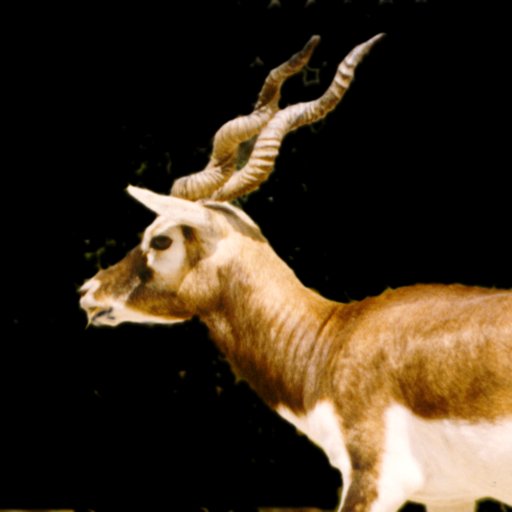
#> input picture numpy/blackbuck.png, 512 x 512 px
$ jupyter execute --allow-errors NumpyIntro.ipynb   (shell and % lines are left out)   (older library calls are emulated)
#> lines starting #> are read from the running program, lines starting #| are printed output that depends on the picture
# Numpy

[Numpy](https://www.numpy.org/) is the foundation of most of what you will do with scientific python. Modules like [scipy](https://www.scipy.org/) and [pandas](https://pandas.pydata.org/) are built on top of numpy, and it is the linga franca for most numerical work in python.

[cell 1]
import numpy as np

When you are first introduced to python, one of the big selling points is that it isn't statically typed. You can do things like

[cell 2]
a = 1
a = 'apple'
print(a)

And you don't get complaints from python about `a` being an integer. This is a _big_ advantage for python, and it works with collections as well

[cell 3]
myList = [1,
          3.,
          'Ian',
          [range(3)],
          {'not': 'a good idea'}
]
myList

Lists in python are about as general as they could be. This is very flexible and it lets you do some fancy things in Python, but it has a price. The Python interpreter can't make any assumptions about what will come next in a list; everything has to be treated as a generic object. Python does a good job of hiding the complexity of doing this, but as the lists get longer and more complex the overhead gets larger, and eventually perfomance becomes unacceptable.

One solution to this is to use a statically typed language like C[<sup>1</sup>](#fn1 "footnote and tooltip 1"). There the burden of figuring out object types is left to the programmer, and the compiler can be much more efficient operating on them. A good example would be an array of `double`s. In memory, these will be allocated contiguously so when you need to jump to the 1402th double, you can do it with very simple arithmetic. Python has a much harder time because the memory allocated for your list could be a horrible mixture of all the different things you've stuffed in there.

## The `ndarray`

Numpy attempts let you keep the advantages of Python without sacrificing the speed of static typing by adding the concept of homogenous collections to python: `ndarray`s. The `ndarray` is the foundational concept in numpy, it is an array object which represents a multidimensional, homogeneous array of fixed-size items and most commonly these items will be numbers.

```
%%timeit
for i in range(1000000):
    i*i
```
```
%timeit np.arange(1000000)**2
```

[cell 4]
for i in range(1000000):
    i*i

[cell 5]
np.arange(1000000)**2

`ndarray`s look like python lists, but they are fundamentally different, e.g.

[cell 6]
a = [1, 2, 3, 4]
b = [5, 6, 7, 8]
a+b

[cell 7]
na = np.array([1, 2, 3, 4])
nb = np.array([5, 6, 7, 8])
na + nb

`numpy` was able to assume that the things in the `ndarray` were the compatible types and vectorize the addition, if we want the same thing with python lists, we have to jump through some hoops

[cell 8]
[ i + j for i, j in zip(a, b) ]

Let's take a look at what makes up an `ndarray`.

[cell 9]
na = np.array([1,2,3,4,5])
na

`a` has the following attributes,

  * **ndim**: The number of dimensions
  * **shape**: A tuple giving the sizes of the dimensions
  * **size**: The total number of elements (product of the shape items)
  * **dtype**: The data type, int64, float64, complex128 etc.
  * **itemsize**: The size of individual elements in memory
  * **nbytes**: The total memory occupied by the ndarray
  * **strides**: Tuple of bytes to step in each dimension when traversing an array
  * **data**: The buffer storing the contiguous identically typed items

By knowing these attributes, numpy can use some of the same tricks that statically typed languges use because the Python interpreter can now infer the memory layout.

**Exercise**: Check the dtype of `a`.

[cell 10]
type(na)

[cell 11]
na.dtype

numpy has some convenience methods for creating new ndarrays. As you saw above, one way to create an ndarray is to pass a list with the values to `np.array`. Here are some others...

Using `np.array` directly

[cell 12]
a1 = np.array([0, 1, 1, 2, 3, 5, 8, 13])
a1

`np.arange` will generate numbers between limits

[cell 13]
a2 = np.arange(0, 100)
a2

#> (a cell that did not finish here is left out)

[cell 15]
a22 = np.arange(0, 10, dtype=np.float)
a22

`np.linspace` is extremely useful, you tell it where to start and stop and how many samples you need and linspace does the rest. Here we will create numbers 100 numbers between 0 (inclusive) and 1 (inclusive!), linearly spaced

[cell 16]
li1 = np.linspace(0, 1, 100)
li1

The `np.zeros` function will generate an `ndarray` full of zeros. The first argument is the shape which you can give as an integer (for 1d arrays) or a sequence (for n-dimensional arrays). You can also pass the `dtype=` argument to tell it what type of number you are looking for.

[cell 17]
# z1 100 integer zeros
z1 = np.zeros(100, dtype=np.int)
z1

[cell 18]
# z2 a 5,5 array of float64 zeros
z2 = np.zeros((5, 5), dtype=np.float64)
z2

The `np.ones` function does something similar, but with unit value

[cell 19]
# o1 100 integers ones
o1 = np.ones(100, dtype='float64')
o1

[cell 20]
# o2 a 5x5 ndarray of complex128 one values. First argument is shape sequence
o2 = np.ones((5, 5), dtype='complex128')
o2

The `np.eye` function genrates a 2D array with ones down the diagonal, zeros elsewhere

[cell 21]
# e1 a 5x5 array with ones down the diagonal
e1 = np.eye(5, dtype=np.float64)
e1

We'll come back to the `numpy.random` module later on, but it has some useful convenience methods. `np.random.randint` returns random integers. Take a look at the help on the method then create a name `r1` with an array of `4x5` random numbers between `0` and `10`.

[cell 22]
# r1 a 4x5 array of random integers between 0 & 10,
np.random.randint(0, 10, size=(4, 5))

## Indexing and Slicing

Now that we have some `ndarray`s to play with, lets look at using them. Of course, `ndarray`s are zero indexed

[cell 23]
a2

[cell 24]
# First element of a2
a2[0]

The usual negative number notation works for couting from the end

[cell 25]
# 2nd to last element of a2
a2[-2]

We can update `ndarray` in place by index

[cell 26]
a2[-1] = 0
a2[-1]

Slicing returns subarrays of the original `ndarray`. Crucially it does this inexpensively by returning a "view" on the data rather than copying it. This relies on numpy is using it's knowledge of the memory layout to return only the things you ask for and is a general tactic used by numpy, if it *can* return a view rather than a copy it *will*! If you really need a copy, try the `.copy()` method on `ndarrays`.

Slicing uses the same notation as core python: `[start:stop:step]` where `start` is inclusive and `stop` is exclusive.

[cell 27]
# Values between 3 and 19 of a2
a2[3:19]

[cell 28]
# Every third value between 3 and 19
a2[3:19:3]

Using negative is allowed for all three parts of the slice, but for the step you have to think a bit

[cell 29]
# Values between -10 and -2
a2[-10:-2]

[cell 30]
# Values between 10 and 0, reversed
a2[10:2:-1]

Notice that the first argument of the slice is still inclusive and the second is not. If we omit a value when specifying the slice `start` defaults to 0, `end` defaults to the last element and `step` defaults to 1.

[cell 31]
a2[::3]

For multi-dimensional arrays the indexing notation is similar

[cell 32]
b = np.arange(100)
b.shape = (10, 10)
b

How about row 0, column 3 (remember python is 0 indexed)

[cell 33]
b[0,3]

[cell 34]
b[:, -1]

Or the fifth column of the first two rows

[cell 35]
b[0:2, 4]

[cell 36]
b[0:2, 4:6]

[cell 37]
b[::2, 9]

## Reshaping Arrays

Sometimes it is convenient to reshape arrays. I did this above by setting the `.shape` attribute but numpy arrays also have a reshape method.

[cell 38]
c = np.arange(27)
c

`reshape` expects a sequence as the first argument (we gave a tuple) so

[cell 39]
d = c.reshape((3, 9))
d

Reshaping isn't enough to provoke numpy to copy the data, all it needs to do is make a new view on the same data

[cell 40]
d.base is c

[cell 41]
d.base

Another common reshaping task is to add dimension(s) to an existing array. numpy has a special `newaxis` object for this task. This is a powerful idea when combined with numpy's broadcasting rules (see later).

[cell 42]
e = np.arange(10)
e[:, np.newaxis]

[cell 43]
e[np.newaxis, np.newaxis, :]

## Stacking & Splitting ndarrays

You can combine general ndarrays with the `np.concatenate` and split them with `np.split`. There are also a number of convenience methods for commonly used shapes.

 * `hstack`
 * `vstack`
 * `hsplit`
 * `vsplit`

`hstack` is short for horizontal stack

[cell 44]
a = np.array([1, 2, 3, 4])
b = np.array([4, 3, 2, 1])

np.hstack((a, b))

For `2D` arrays this means we are joining columns

[cell 45]
np.hstack((a[np.newaxis, :].T, b[np.newaxis, :].T))

vstack does the equivalent thing but vertically stacking (along axis 0)

[cell 46]
np.vstack((a, b))

[cell 47]
np.vstack((a[:, np.newaxis], b[:, np.newaxis]))

In higher dimensions `concatenate` or `stack` should do what you need, but you need to manually tell it which axis to use for the stacking.

`np.split` goes in the opposite direction. It will try to produce sub-arrays of equal size. Again there are `hsplit` and `vsplit` variants for common use cases.

[cell 48]
np.split(np.arange(64).reshape((8, 8)), 2, axis=0)

[cell 49]
np.split(np.arange(64).reshape((8, 8)), 2, axis=1)

## Universal Functions (ufuncs)

The real reason for using numpy is so you can do numerical operations, _quickly_. Python uses a concenpt called `ufuncs` or universal function. A ufunc is a function which operates on `ndarrays` element-by-element. In other language a ufunc is a vectorized wrapper around a function which can transform one `ndarray` element-by-element to produce another. This element-by-element behaviour is fundamentally different from the usual python behaviour.

The key to writing fast numeric python code is: **Avoid for & while loops as far as you can, use numpy ufuncs as far as possible**

Lets start with basic arithmetic operations. Numpy can use it's internal broadcasting to do these quickly and efficiently

The usual operations are available

  * +: addition
  * -: subtraction
  * *: multiplication
  * /: division
  * //: integer division
  * **: power operator
  * %: modulo

Operations are element by element, and you can build up more complicated expressions

[cell 50]
la = np.linspace(0, 1, 100)

(la ** 2 + la) / (la + 1)

**Example**: Try to calculate the terms of this sum as an `ndarray`
$$
\sqrt{12}\sum_{k=0}^{10}\frac{(-3)^{-k}}{2k+1}
$$

*Hints*: Think term by term. `np.arange(10)` will give you an `ndarray` of k values, next raise `-3. * np.ones(k.shape)` to those powers. If you can calculate the terms you can use the `.sum()` method to sum them all up. How close to $\pi$ did you get?

[cell 51]
k = np.arange(11)
k

[cell 52]
a = (np.sqrt(12) * (-3.)**-k / (2*k + 1)).sum() - np.pi
a

[cell 53]
np.sqrt(12) * ((-3 * np.ones(len(k)))**-k / (2 * k + 1)).sum()

The operators we were using `+,-,/,...` actually correspond to functions (`ufuncs`)

|operator|function|description|
|--------|--------|-----------|
| + | np.add | Addition |
| - | np.subtract | Subtraction |
| - | np.negative | Unary negation |
| * | np.multiply | Multiplication |
| / | np.division | Ordinary floating point division |
| // | np.floor_divide | floor (integer) division |
| % | np.mod | Modulo/Remainder division |

You can use either syntax, but in the function notation there are lots more functions to play with e.g.

| function | description |
|----------|-------------|
| np.sin   | sin function |
| np.cos   | cos function |
| np.tan   | tan function |
| np.abs   | absolute value |
| np.exp   | exponential |
| np.log   | natural log |
| np.log2  | log base 2 |
| np.log10 | log base 10 |
|  ...     |    ...      |

[cell 54]
p1 = np.linspace(0, 2*np.pi, 25)
p2 = np.sin(p1)
p2

# p2 sin of p1

[cell 55]
q1 = np.linspace(0, 1, 10) + np.linspace(1, 2, 10)*1j
q1

[cell 56]
np.abs(q1)

## Aggregate Functions

Aggregate functions take an `ndarray` and reduce it along one (or more) axes. An example would be taking an array of numbers and calculating the mean value...

[cell 57]
r1 = np.linspace(0, 10, 100)
r1.mean()

But there are lots of aggregate functions

  * `min`: Minumum value
  * `max`: Maximum value
  * `sum`: Sum values
  * `prod`: Product of values
  * `mean`: Arthmetic mean
  * `std`: Standard deviation
  * `var`: Variance
  * `argmin`: indices of the minimum value
  * `argmax`: indices of the maximum value
  * `all`: is a condition true in all elements
  * `any`: is a condition true in any elements
  * `allclose`: All the values are within a small tolerance **really useful!**

The default is to reduce along all axes, if you want to reduce along a specific axis you can pass that as an argument (the axes you specify are the ones which get squashed)

[cell 58]
s1 = np.arange(50)
s2 = s1.reshape(5,10)
s2

[cell 59]
s2.mean()

[cell 60]
s2.mean(axis=0)

[cell 61]
s2.mean(axis=1)

For binary operations (e.g. addition) you can also do reduction, so starting from

[1, 3, 5, 7, 9]

`np.add.reduce` will add 1 to 3, add that to 5 and so on, ...

[cell 62]
t1 = np.arange(1, 10, 2)
t1

[cell 63]
np.add.reduce(t1)

N.B. In this case we used a function from the module and passed in our ndarray.

## Indexing with Booleans and "fancy" indexing

numpy has some more advanced tricks up it's sleeve when indexing. If we do a boolean test on an `ndarray` the result will be the same shape as the `ndarray` itself.

[cell 64]
u1 = np.linspace(0, 1, 100)

u1 < 0.5

numpy will let us use this to index arrays of the same shape (see also `np.where`)...

[cell 65]
u1[u1 < 0.5]

We can also do other things with the boolean values like `.count_nonzero` them, checking if `.all` values or `.any` values are true etc.

[cell 66]
np.count_nonzero(u1 < 0.25)

[cell 67]
np.any(u1 > 0.75)

[cell 68]
np.any(u1[u1 < 0.5] > 0.6)

**N.B. Logical/Boolean indexing will generally force a copy of the ndarray rather than a view because, in general, the sequence of True/False values can be irregular**.

### Fancy Indexing

Fancy Indexing is the idea of using another array of indices, it is useful when the combinations you want to select become a bit more complicated

[cell 69]
v1=np.arange(27)[::-1]
v1

[cell 70]
v1[[1, 4, 6]]

[cell 71]
v2 = v1.reshape(3,9)
v2

In higher dimensions think of zipping together the arguements, e.g. 1st row, 4th column, ...

[cell 72]
v2[[0, 1, 1], [3, 7, 8]]

*N.B. Fancy indexing usually creates copies of the `ndarray` because you usually can't reconstruct the selection with simple algebra*

## Broadcasting

`numpy` is at it's most efficient when it is operating element by element, but not all arrays are the same size. To work around this, `numpy` implements a set of rules under the name of `broadcasting` to make `ndarray`s conform whenever possible. This is great news, in that you don't have to worry about doing that yourself, but it is important to understand the rules so that you know how `numpy` will behave when combining differnt shaped `nbdarrays`. Conceptually, think of
```python
np.arange(10) * 5
```
`numpy` wants to operate element-by-element, but `5` isn't an `ndarray`, it's just a number. If we could prompte 5 to be a `1d` narray and put 5's in in every place `numpy` would be happy. This is the basic idea of broadcasting, in summary

1. Given two arrays of different dimensions, prepend 1, to the shape of the smaller array
1. Dimensions of size 1 are repeated (without copying)

[cell 73]
a = np.arange(15)
a = a.reshape(3, 5)
a

[cell 74]
b = np.arange(5)
b

Thinking through the rules manually, `b` has the smaller dimensions (1 vs. 2) so a dimension of length one will be prepended to `b`. `b` will then be repeated 3 times to conform with the shape of a.

[cell 75]
btmp = np.repeat(b[np.newaxis, :], 3, axis=0)
btmp

[cell 76]
a * btmp

Now again, but using the rules implicitly via broadcasting

[cell 77]
a * b

# Random

Numpy has a few important submodules but `np.random` is probably the most important. As you might expect, it lets you work with random numbers but it goes far beyond simple a few random integers. You can make random samples from `ndarray`s, shuffle and permute sequences, draw samples from 30+ distributions and you can do it all quickly! Of course these are going to be pseudo-random numbers.

`numpy.random` uses the concept of a `Generators` to implement sampling. The idea is you create a generator object then call methods on that generator to sample from the various distributions. The original `Generator` will normally get it's entropy from a (hopefully) reliable source then you can keep asking it for the `__next__` random elements distributed however you need.

[cell 78]
rng = np.random.default_rng(47)

Here we've seeded the `Generator` with a specific value so the results are reporoducible but normally you would just call `np.random.default_rng()` to get a random value from the OS. Now we can sample from various distributions

[cell 79]
rng.normal(5.0, 1.0, (64, 64))

The binomial distribution

[cell 80]
rng.binomial(10, .5, size=20)

5 random integers between 10 and 20, uniformly distributed

[cell 81]
rng.integers(10, 20, 5)

`np.random` also has functions for shuffling arrays in-place (`np.shuffle`) and selecting elements at random from `ndarrays` (`np.choice`)

[cell 82]
a = np.arange(10)
np.random.shuffle(a)
a

[cell 83]
a = np.arange(10)
np.random.choice(a, 3, replace=False)

You can also weight the selections in `np.choice` with probabilities. e.g. Here are the letter frequencies of ordinary english text.

[cell 84]
letter_freq = {' ': 0.19266420666588144,
 'e': 0.09680968984305797,
 't': 0.07140241019840815,
 'a': 0.06361581392196947,
 'o': 0.06183938572048604,
 'i': 0.05349452953695084,
 'n': 0.0521037201730283,
 'h': 0.051232447485652234,
 's': 0.049280151278754014,
 'r': 0.04524648142979075,
 'd': 0.03375374929612461,
 'l': 0.03124157971419029,
 'u': 0.02392934301198968,
 'm': 0.021518821910249234,
 'w': 0.020208685943305965,
 'c': 0.02004895261728702,
 'f': 0.016262143363080305,
 'y': 0.016250849087503207,
 'g': 0.013559584564274916,
 'p': 0.012933559003715817,
 ',': 0.012259129404969158,
 '.': 0.01200420147051468,
 'b': 0.011160357738111564,
 'v': 0.0076220225466009876,
 'k': 0.006392559976636984,
 'x': 0.001353699601312072,
 'j': 0.0008260955850676769,
 'q': 0.0006663622590487316,
 'z': 0.00031946665203789066
}

We can use those relative frequency values as probabilities (they sum to ~1) and generate a random sample of letters

[cell 85]
letters = np.array(list(letter_freq.keys()))

probabilities = np.array(list(letter_freq.values()))

chosen = np.random.choice(letters, 1000, p=probabilities)
''.join(chosen)

## Other stuff?
  * `_ix()`
  * a.copy()
  * np.linalg
  * np.matrixlib
  * np.fft
  * Applications? Simple monte-carlo? Images?
  * np.set_printoptions?
  * memory layouts and strides?
  * .flatten (copy) and ravel (view if possible)
  * mgrid & ogrid

### Footnotes
[1]<span id="fn1"> If you dig deep enough in some of the numpy/scipy code you will find that the actual instructions you are executing were compiled from fortran and C. In general you can pass things quite easily between existing libraries and python, but fortran and C use different storage orders for multi-dimensional arrays so you have to be a little bit careful_.</span>

## Extra stuff

A manual gaussian blur

[cell 86]
import matplotlib.pyplot as plt
plt.rcParams['figure.figsize'] = (16, 12)

[cell 87]
img = plt.imread('blackbuck.png')
#> img is the input picture: shape (512, 512, 3) float32; mean R, G, B 0.231, 0.18, 0.117

plt.imshow(img)

[cell 88]
type(img)

[cell 89]
img.shape
#> Out = (512, 512, 3)

We won't worry about the edges, we'll just throw away cells we can't compute, our stencil needs one value in each direction so (ignoring the 3rd dimension for now), think about this sumarray `[1:-1, 1:-1`. To calculate the average we need the values at those points along with the values offset 1 square up, one square down, one square left and one square right from those points

[cell 90]
newimg = (
    img[ :-2 , 1:-1 , :] +        # above
    img[2:  ,  1:-1:, :] +        # below
    img[1:-1,   :-2 , :] +        # left
    img[1:-1,  2:   , :] +        # right
    img[1:-1,  1:-1 , :] )/ 5     # center

[cell 91]
plt.imshow(newimg)

[cell 92]
for i in range(10):
    newimg = (
        newimg[ :-2 , 1:-1 , :] +        # above
        newimg[2:  ,  1:-1:, :] +        # below
        newimg[1:-1,   :-2 , :] +        # left
        newimg[1:-1,  2:   , :] +        # right
        newimg[1:-1,  1:-1 , :] )/ 5     # center
#> this loop made 10 passes
#> pass 1, `newimg = ( newimg[ :-2 , 1:-1 , :] +`:
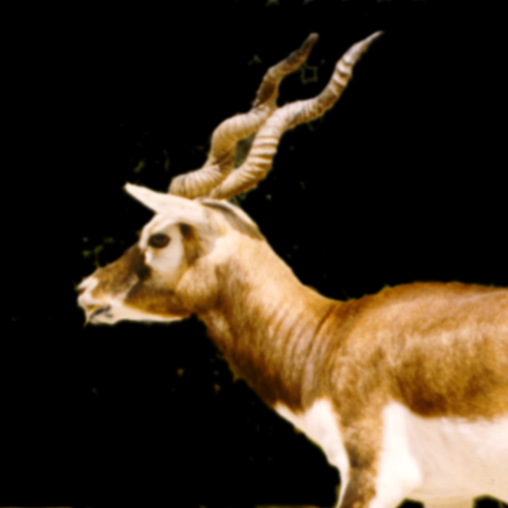
#> newimg: shape (508, 508, 3) float32; mean R, G, B 0.232, 0.18, 0.118
#> pass 3, `newimg = ( newimg[ :-2 , 1:-1 , :] +`:
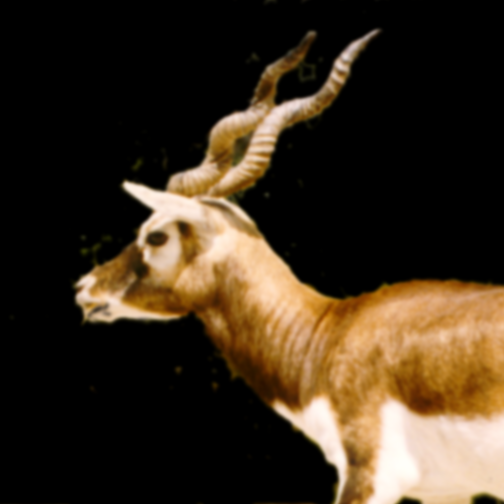
#> newimg: shape (504, 504, 3) float32; mean R, G, B 0.234, 0.181, 0.118
#> after the loop:
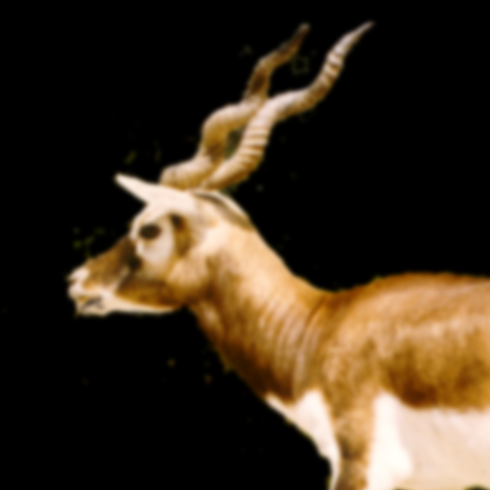
#> newimg: shape (490, 490, 3) float32; mean R, G, B 0.238, 0.185, 0.12
